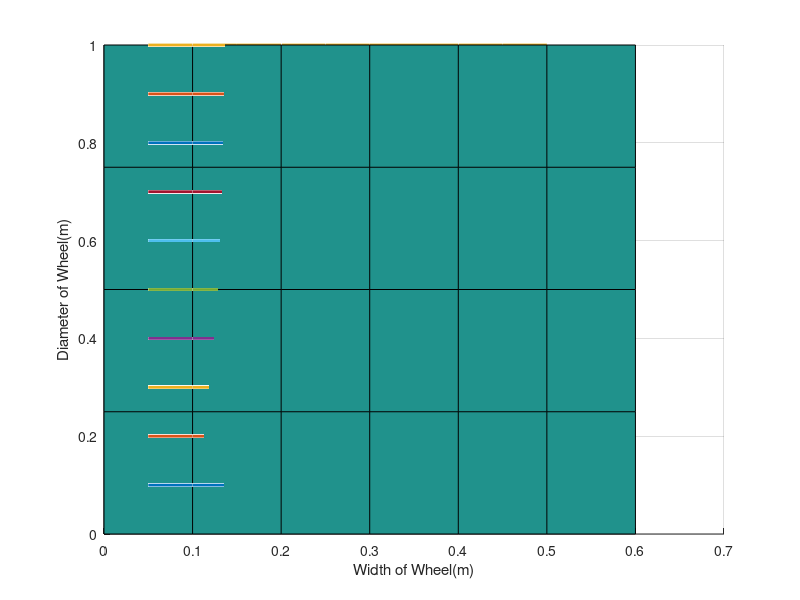

Reproduce this figure in MATLAB.

clc
clear all
n = 1;
% Values of theta and phi in radians
theta = 0.3491;
phi = 0.6109;

%Wheel Slip ratio
s = 0.8;


kc = 1400;       %modulus of cohesion of soil deformation
kphi = 820000;   %modulus of friction of soil deformation
y = 2472;        %Weight density of soil
c = 170;
K = 0.0178;      %Value of shear
Wv = 2200; %Weight of the vehicle
W = 367;  %Weight on a single wheel

Kc = 56.38;  %cohesive modulus of soil deformation
Ny = 47.294;  



for D = 0.1:0.1:1   %Diameter of the wheel
    b_values = [];
    DP_values = [];
    D_values =[];
    
    
    for b = 0.05:0.05:0.5  %Width of the wheel
        Ky = ((2*Ny/tan(phi))+1)*(cos(phi)^2);  %frictional modulus of soil deformation
        k = (kc/b)+ kphi;
        z = ((3/(3-n))*(W/(b*k*(D^0.5))))^(2/((2*n)+1));
        lo = z*((tan((pi/4)-(phi/2)))^2);     %length of soil ruptured by compression
        l = (D/2)*acos((1-(2*z/D)));          %length of the wheel's circumference in contact with the soil
        A = b*l;
        
        h = 0.06;                    % height of the grousers   
        N = 16;                      % Number of grousers
        Ng = (2*D)/(N/l);            %Number of grousers in ground contact
        alpha = acos(1-((2*z)/D));   %Angle of approach of wheel to soil
        
        Rr = Wv * 0.05;            %Rolling resistance
        Rg = Wv *(sin(theta));     %Gravitational resistance
        Rc = 2*(0.5*((kc + kphi)^(-1/3))*(((3*W)/(2*(2^0.5)))^(4/3))); %compression resistance
        %bulldozing resistance
        Rb = 6*((b*sin(alpha+phi)/(2*sin(alpha)*cos(phi)))*((2*z*c*Kc)+(y*(z^2)*Ky))+ (((lo^3)*y/3)*((pi/2)-phi)+(c*(lo^2))*(1+tan((pi/4)+(phi/2)))));
        
        %tractive force for smooth wheel
        H = 6*(((A*c*Ng*(1+(2*h/b)))+(W*tan(phi)*(1+(0.64*(h/b)*atan(b/h)))))*(1-((K/(s*l))*(1-(exp(((-s*l)/K)))))));
        
        %Drawbar pull
        DP = H - (Rc + Rb + Rg + Rr);
        DP_values = [DP_values, DP];
        D_values = [D_values, D];
        b_values = [b_values, b];
    end
    grid on
    hold on
    plot3(b_values, D_values, DP_values, 'LineWidth', 2)
    ylabel('Diameter of Wheel(m)');
    xlabel('Width of Wheel(m)');
    zlabel('Drawbar Pull');
    clear DP_values;
    clear D_values;
    clear b_values;
end

[x,y] = meshgrid(0:0.1:0.6,0:0.25:1);
z=0.*x+0.*y;
surf(x,y,z)
hold off









